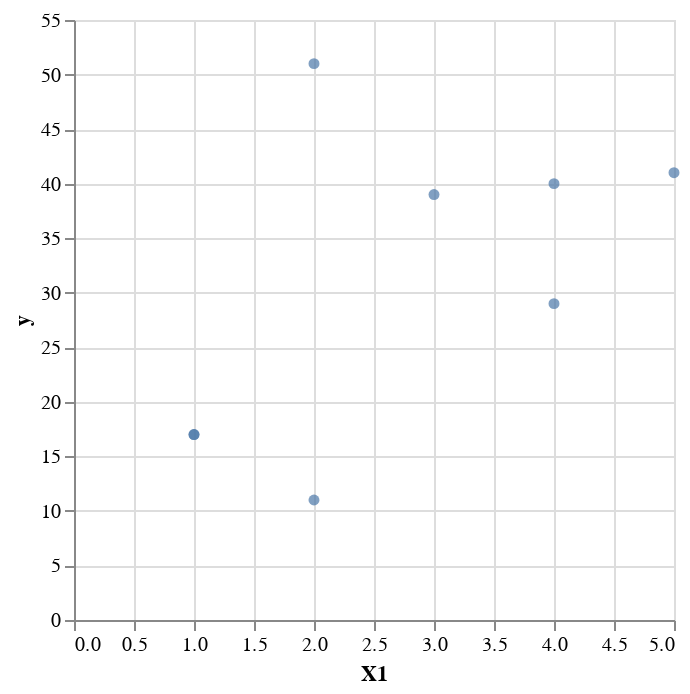

The notebook cell saved with this chart:
### Code cell
base = alt.Chart(df)
chart = base.mark_circle()
chart.encode(x='X1', y='y')

### Figure 1 — Vega-Lite specification as saved in the notebook (floating-point values rounded to 4 significant figures)
{"config": {"view": {"continuousWidth": 300, "continuousHeight": 300}}, "data": {"name": "data-a79612298b6e4828cc6fbefe624d3df6"}, "mark": {"type": "circle"}, "encoding": {"x": {"field": "X1", "type": "quantitative"}, "y": {"field": "y", "type": "quantitative"}}, "$schema": "https://vega.github.io/schema/vega-lite/v5.14.1.json", "datasets": {"data-a79612298b6e4828cc6fbefe624d3df6": [{"X1": 1, "X2": 16, "y": 17}, {"X1": 4, "X2": 36, "y": 40}, {"X1": 1, "X2": 16, "y": 17}, {"X1": 2, "X2": 9, "y": 11}, {"X1": 3, "X2": 36, "y": 39}, {"X1": 2, "X2": 49, "y": 51}, {"X1": 4, "X2": 25, "y": 29}, {"X1": 5, "X2": 36, "y": 41}]}}
